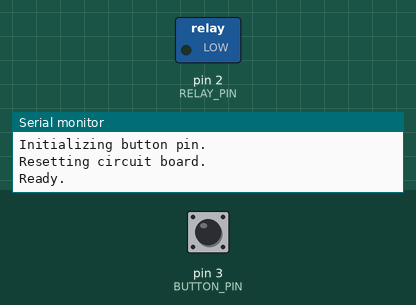
Simulated run of this sketch. Board: Arduino Uno, built with avr-gcc and run on an emulated ATmega328P. Parts: switched loads named in the sketch (green lamp = pin HIGH), the last lines printed to the serial monitor. The inputs (shaded band) are chosen by the test bench; at power-on: pin 3 (BUTTON_PIN) LOW.

Above: at 1.2 s.
1.3 s: pin 3 (BUTTON_PIN) pulled HIGH for 0.15 s
At 1.37 s:
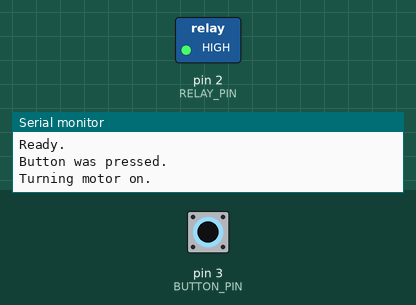
2.9 s: pin 3 (BUTTON_PIN) pulled HIGH for 3.2 s
At 6.7 s:
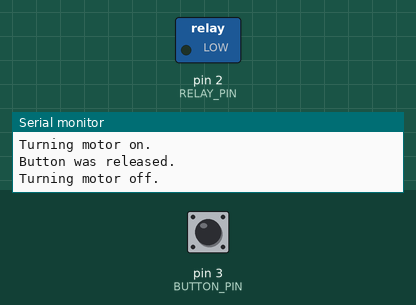
Timing chart, 0 to 8.2 s (numbered marks = the images above; inputs shaded):
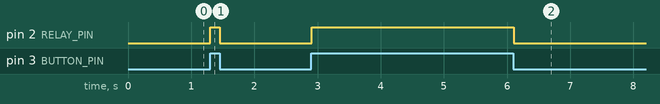

The sketch:

Button_Controlled_Launcher.ino
```cpp
/*
  Button Controlled Launcher
  Using the Arduino, monitor a button, that when pressed, will launch the fan.

  Daniel Porrey
  https://www.hackster.io/snapcircuits

*/

// ***
// *** Specifies the pin on which each device is connected.
// ***
#define RELAY_PIN 2
#define BUTTON_PIN 3

// ***
// *** Used to track when the button was pressed.
// ***
bool _buttonPressed = false;

// ***
// *** The setup function runs once when you press
// *** reset or power the board.
// ***
void setup()
{
  // ***
  // *** Initialize the serial port to see messages
  // ***
  Serial.begin(115200);

  // ***
  // *** To control the relay, set the RELAY_PIN
  // *** up for output.
  // ***
  Serial.println("Initializing relay pin.");
  pinMode(RELAY_PIN, OUTPUT);

  // ***
  // *** To monitor the button, set the BUTTON_PIN
  // *** up for input.
  // ***
  Serial.println("Initializing button pin.");
  pinMode(BUTTON_PIN, INPUT);

  Serial.println("Resetting circuit board.");

  // ***
  // *** Ensure the relay is off (LOW)
  // ***
  digitalWrite(RELAY_PIN, LOW);

  Serial.println("Ready.");
}

// ***
// *** The loop function runs over
// *** and over again forever.
// ***
void loop()
{
  int value = digitalRead(BUTTON_PIN);

  // ***
  // *** Check if the button is up (LOW) or down (HIGH)
  // ***
  if (!_buttonPressed &&  value == HIGH)
  {
    _buttonPressed = true;
    Serial.println("Button was pressed.");

    // ***
    // *** Turn the motor on by enabling the relay
    // ***
    Serial.println("Turning motor on.");
    digitalWrite(RELAY_PIN, HIGH);
  }
  else if (_buttonPressed &&  value == LOW)
  {
    _buttonPressed = false;

    Serial.println("Button was released.");

    // ***
    // *** Turn the motor on by enabling the relay
    // ***
    Serial.println("Turning motor off.");
    digitalWrite(RELAY_PIN, LOW);
  }

  // ***
  // *** Very short delay
  // ***
  delay(5);
}
```

Measured:
- after the input at 1.3 s, pin 2 (RELAY_PIN): LOW → HIGH at once, → LOW 0.15 s later
- after the input at 2.9 s, pin 2 (RELAY_PIN): LOW → HIGH at once, → LOW 3.2 s later
